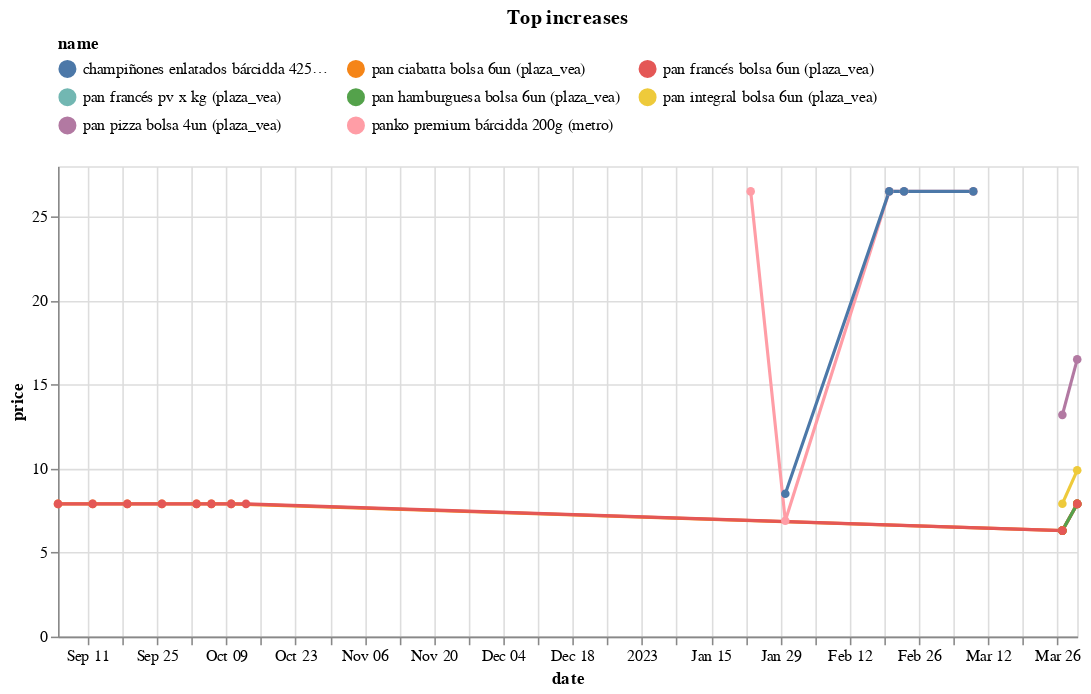

This figure's notebook cell:
### Code cell
(top_changes
 .sort_values('change')
 .tail(10)
 .loc[:, ['store','sku']]
 .merge(df, on=['store','sku'])
 .pipe(alt.Chart)
 .mark_line(point=True)
 .encode(x='date', y='price', color='name', tooltip=['name','price'])
 .properties(width=650, title='Top increases')
 .configure_legend(orient='top', columns=3)
)

### Figure 1 — Vega-Lite specification as saved in the notebook (floating-point values rounded to 4 significant figures)
{"config": {"view": {"continuousWidth": 400, "continuousHeight": 300}, "legend": {"columns": 3, "orient": "top"}}, "data": {"name": "data-0d23aa32cfa0ade7912bc117dad4445c"}, "mark": {"type": "line", "point": true}, "encoding": {"color": {"field": "name", "type": "nominal"}, "tooltip": [{"field": "name", "type": "nominal"}, {"field": "price", "type": "quantitative"}], "x": {"field": "date", "type": "temporal"}, "y": {"field": "price", "type": "quantitative"}}, "title": "Top increases", "width": 650, "$schema": "https://vega.github.io/schema/vega-lite/v4.17.0.json", "datasets": {"data-0d23aa32cfa0ade7912bc117dad4445c": [{"store": "plaza_vea", "sku": 10712551, "brand": "PLAZA VEA", "uri": "https://www.plazavea.com.pe/pan-frances-pv-x-kg/p", "name": "pan francés pv x kg (plaza_vea)", "price": 7.9, "category": "https://www.plazavea.com.pe/panaderia-y-pasteleria", "date": "2023-03-30T00:00:00"}, {"store": "plaza_vea", "sku": 10712551, "brand": "PLAZA VEA", "uri": "https://www.plazavea.com.pe/pan-frances-pv-x-kg/p", "name": "pan francés pv x kg (plaza_vea)", "price": 6.32, "category": "https://www.plazavea.com.pe/panaderia-y-pasteleria", "date": "2023-03-27T00:00:00"}, {"store": "plaza_vea", "sku": 9818, "brand": "PLAZA VEA", "uri": "https://www.plazavea.com.pe/pan-pizza/p", "name": "pan pizza bolsa 4un (plaza_vea)", "price": 16.5, "category": "https://www.plazavea.com.pe/panaderia-y-pasteleria", "date": "2023-03-30T00:00:00"}, {"store": "plaza_vea", "sku": 9818, "brand": "PLAZA VEA", "uri": "https://www.plazavea.com.pe/pan-pizza/p", "name": "pan pizza bolsa 4un (plaza_vea)", "price": 13.2, "category": "https://www.plazavea.com.pe/panaderia-y-pasteleria", "date": "2023-03-27T00:00:00"}, {"store": "plaza_vea", "sku": 9762, "brand": "PLAZA VEA", "uri": "https://www.plazavea.com.pe/pan-integral/p", "name": "pan integral bolsa 6un (plaza_vea)", "price": 9.9, "category": "https://www.plazavea.com.pe/panaderia-y-pasteleria", "date": "2023-03-30T00:00:00"}, {"store": "plaza_vea", "sku": 9762, "brand": "PLAZA VEA", "uri": "https://www.plazavea.com.pe/pan-integral/p", "name": "pan integral bolsa 6un (plaza_vea)", "price": 7.91, "category": "https://www.plazavea.com.pe/panaderia-y-pasteleria", "date": "2023-03-27T00:00:00"}, {"store": "plaza_vea", "sku": 10310, "brand": "PLAZA VEA", "uri": "https://www.plazavea.com.pe/pan-ciabatta-bolsa-6un/p", "name": "pan ciabatta bolsa 6un (plaza_vea)", "price": 7.9, "category": "https://www.plazavea.com.pe/panaderia-y-pasteleria", "date": "2023-03-30T00:00:00"}, {"store": "plaza_vea", "sku": 10310, "brand": "PLAZA VEA", "uri": "https://www.plazavea.com.pe/pan-ciabatta-bolsa-6un/p", "name": "pan ciabatta bolsa 6un (plaza_vea)", "price": 6.31, "category": "https://www.plazavea.com.pe/panaderia-y-pasteleria", "date": "2023-03-27T00:00:00"}, {"store": "plaza_vea", "sku": 10728, "brand": "PLAZA VEA", "uri": "https://www.plazavea.com.pe/pan-frances-bolsa-6un/p", "name": "pan francés bolsa 6un (plaza_vea)", "price": 7.9, "category": "https://www.plazavea.com.pe/panaderia-y-pasteleria", "date": "2023-03-30T00:00:00"}, {"store": "plaza_vea", "sku": 10728, "brand": "PLAZA VEA", "uri": "https://www.plazavea.com.pe/pan-frances-bolsa-6un/p", "name": "pan francés bolsa 6un (plaza_vea)", "price": 6.31, "category": "https://www.plazavea.com.pe/panaderia-y-pasteleria", "date": "2023-03-27T00:00:00"}, {"store": "plaza_vea", "sku": 11242, "brand": "PLAZA VEA", "uri": "https://www.plazavea.com.pe/pan-hamburguesa/p", "name": "pan hamburguesa bolsa 6un (plaza_vea)", "price": 7.9, "category": "https://www.plazavea.com.pe/panaderia-y-pasteleria", "date": "2023-03-30T00:00:00"}, {"store": "plaza_vea", "sku": 11242, "brand": "PLAZA VEA", "uri": "https://www.plazavea.com.pe/pan-hamburguesa/p", "name": "pan hamburguesa bolsa 6un (plaza_vea)", "price": 6.31, "category": "https://www.plazavea.com.pe/panaderia-y-pasteleria", "date": "2023-03-27T00:00:00"}, {"store": "plaza_vea", "sku": 16815, "brand": "PLAZA VEA", "uri": "https://www.plazavea.com.pe/pan-ciabatta/p", "name": "pan ciabatta bolsa 6un (plaza_vea)", "price": 7.9, "category": "https://www.plazavea.com.pe/panaderia-y-pasteleria", "date": "2022-09-12T00:00:00"}, {"store": "plaza_vea", "sku": 16815, "brand": "PLAZA VEA", "uri": "https://www.plazavea.com.pe/pan-ciabatta/p", "name": "pan ciabatta bolsa 6un (plaza_vea)", "price": 7.9, "category": "https://www.plazavea.com.pe/panaderia-y-pasteleria", "date": "2023-03-30T00:00:00"}, {"store": "plaza_vea", "sku": 16815, "brand": "PLAZA VEA", "uri": "https://www.plazavea.com.pe/pan-ciabatta/p", "name": "pan ciabatta bolsa 6un (plaza_vea)", "price": 7.9, "category": "https://www.plazavea.com.pe/panaderia-y-pasteleria", "date": "2022-10-06T00:00:00"}, {"store": "plaza_vea", "sku": 16815, "brand": "PLAZA VEA", "uri": "https://www.plazavea.com.pe/pan-ciabatta/p", "name": "pan ciabatta bolsa 6un (plaza_vea)", "price": 6.31, "category": "https://www.plazavea.com.pe/panaderia-y-pasteleria", "date": "2023-03-27T00:00:00"}, {"store": "plaza_vea", "sku": 16815, "brand": "PLAZA VEA", "uri": "https://www.plazavea.com.pe/pan-ciabatta/p", "name": "pan ciabatta bolsa 6un (plaza_vea)", "price": 7.9, "category": "https://www.plazavea.com.pe/panaderia-y-pasteleria", "date": "2022-10-10T00:00:00"}, {"store": "plaza_vea", "sku": 16815, "brand": "PLAZA VEA", "uri": "https://www.plazavea.com.pe/pan-ciabatta/p", "name": "pan ciabatta bolsa 6un (plaza_vea)", "price": 7.9, "category": "https://www.plazavea.com.pe/panaderia-y-pasteleria", "date": "2022-09-05T00:00:00"}, {"store": "plaza_vea", "sku": 16815, "brand": "PLAZA VEA", "uri": "https://www.plazavea.com.pe/pan-ciabatta/p", "name": "pan ciabatta bolsa 6un (plaza_vea)", "price": 7.9, "category": "https://www.plazavea.com.pe/panaderia-y-pasteleria", "date": "2022-09-19T00:00:00"}, {"store": "plaza_vea", "sku": 16815, "brand": "PLAZA VEA", "uri": "https://www.plazavea.com.pe/pan-ciabatta/p", "name": "pan ciabatta bolsa 6un (plaza_vea)", "price": 7.9, "category": "https://www.plazavea.com.pe/panaderia-y-pasteleria", "date": "2022-10-03T00:00:00"}, {"store": "plaza_vea", "sku": 16815, "brand": "PLAZA VEA", "uri": "https://www.plazavea.com.pe/pan-ciabatta/p", "name": "pan ciabatta bolsa 6un (plaza_vea)", "price": 7.9, "category": "https://www.plazavea.com.pe/panaderia-y-pasteleria", "date": "2022-09-26T00:00:00"}, {"store": "plaza_vea", "sku": 16823, "brand": "PLAZA VEA", "uri": "https://www.plazavea.com.pe/pan-frances/p", "name": "pan francés bolsa 6un (plaza_vea)", "price": 7.9, "category": "https://www.plazavea.com.pe/panaderia-y-pasteleria", "date": "2022-09-12T00:00:00"}, {"store": "plaza_vea", "sku": 16823, "brand": "PLAZA VEA", "uri": "https://www.plazavea.com.pe/pan-frances/p", "name": "pan francés bolsa 6un (plaza_vea)", "price": 7.9, "category": "https://www.plazavea.com.pe/panaderia-y-pasteleria", "date": "2023-03-30T00:00:00"}, {"store": "plaza_vea", "sku": 16823, "brand": "PLAZA VEA", "uri": "https://www.plazavea.com.pe/pan-frances/p", "name": "pan francés bolsa 6un (plaza_vea)", "price": 7.9, "category": "https://www.plazavea.com.pe/panaderia-y-pasteleria", "date": "2022-10-06T00:00:00"}, {"store": "plaza_vea", "sku": 16823, "brand": "PLAZA VEA", "uri": "https://www.plazavea.com.pe/pan-frances/p", "name": "pan francés bolsa 6un (plaza_vea)", "price": 6.31, "category": "https://www.plazavea.com.pe/panaderia-y-pasteleria", "date": "2023-03-27T00:00:00"}, {"store": "plaza_vea", "sku": 16823, "brand": "PLAZA VEA", "uri": "https://www.plazavea.com.pe/pan-frances/p", "name": "pan francés bolsa 6un (plaza_vea)", "price": 7.9, "category": "https://www.plazavea.com.pe/panaderia-y-pasteleria", "date": "2022-10-10T00:00:00"}, {"store": "plaza_vea", "sku": 16823, "brand": "PLAZA VEA", "uri": "https://www.plazavea.com.pe/pan-frances/p", "name": "pan francés bolsa 6un (plaza_vea)", "price": 7.9, "category": "https://www.plazavea.com.pe/panaderia-y-pasteleria", "date": "2022-09-05T00:00:00"}, {"store": "plaza_vea", "sku": 16823, "brand": "PLAZA VEA", "uri": "https://www.plazavea.com.pe/pan-frances/p", "name": "pan francés bolsa 6un (plaza_vea)", "price": 7.9, "category": "https://www.plazavea.com.pe/panaderia-y-pasteleria", "date": "2022-09-19T00:00:00"}, {"store": "plaza_vea", "sku": 16823, "brand": "PLAZA VEA", "uri": "https://www.plazavea.com.pe/pan-frances/p", "name": "pan francés bolsa 6un (plaza_vea)", "price": 7.9, "category": "https://www.plazavea.com.pe/panaderia-y-pasteleria", "date": "2022-10-13T00:00:00"}, {"store": "plaza_vea", "sku": 16823, "brand": "PLAZA VEA", "uri": "https://www.plazavea.com.pe/pan-frances/p", "name": "pan francés bolsa 6un (plaza_vea)", "price": 7.9, "category": "https://www.plazavea.com.pe/panaderia-y-pasteleria", "date": "2022-10-03T00:00:00"}, {"store": "plaza_vea", "sku": 16823, "brand": "PLAZA VEA", "uri": "https://www.plazavea.com.pe/pan-frances/p", "name": "pan francés bolsa 6un (plaza_vea)", "price": 7.9, "category": "https://www.plazavea.com.pe/panaderia-y-pasteleria", "date": "2022-09-26T00:00:00"}, {"store": "metro", "sku": 1017226, "brand": "Bárcidda", "uri": "https://www.metro.pe/panko-premium-barcidda-200g-981119/p", "name": "panko premium bárcidda 200g (metro)", "price": 6.9, "category": "https://www.metro.pe/abarrotes/condimentos-vinagres-y-comida-instantanea/salsas-y-bases-instantaneas", "date": "2023-01-30T00:00:00"}, {"store": "metro", "sku": 1017226, "brand": "Bárcidda", "uri": "https://www.metro.pe/panko-premium-barcidda-200g-981119/p", "name": "panko premium bárcidda 200g (metro)", "price": 26.5, "category": "https://www.metro.pe/abarrotes/condimentos-vinagres-y-comida-instantanea/salsas-y-bases-instantaneas", "date": "2023-02-23T00:00:00"}, {"store": "metro", "sku": 1017226, "brand": "Bárcidda", "uri": "https://www.metro.pe/panko-premium-barcidda-200g-981119/p", "name": "panko premium bárcidda 200g (metro)", "price": 26.5, "category": "https://www.metro.pe/abarrotes/condimentos-vinagres-y-comida-instantanea/salsas-y-bases-instantaneas", "date": "2023-01-23T00:00:00"}, {"store": "metro", "sku": 1017226, "brand": "Bárcidda", "uri": "https://www.metro.pe/panko-premium-barcidda-200g-981119/p", "name": "panko premium bárcidda 200g (metro)", "price": 26.5, "category": "https://www.metro.pe/abarrotes/condimentos-vinagres-y-comida-instantanea/salsas-y-bases-instantaneas", "date": "2023-03-09T00:00:00"}, {"store": "metro", "sku": 1017226, "brand": "Bárcidda", "uri": "https://www.metro.pe/panko-premium-barcidda-200g-981119/p", "name": "panko premium bárcidda 200g (metro)", "price": 26.5, "category": "https://www.metro.pe/abarrotes/condimentos-vinagres-y-comida-instantanea/salsas-y-bases-instantaneas", "date": "2023-02-20T00:00:00"}, {"store": "metro", "sku": 1017225, "brand": "Bárcidda", "uri": "https://www.metro.pe/champinones-enlatados-barcidda-425g-981118/p", "name": "champiñones enlatados bárcidda 425g (metro)", "price": 8.5, "category": "https://www.metro.pe/abarrotes/alimentos-en-conserva/vegetales-en-conserva", "date": "2023-01-30T00:00:00"}, {"store": "metro", "sku": 1017225, "brand": "Bárcidda", "uri": "https://www.metro.pe/champinones-enlatados-barcidda-425g-981118/p", "name": "champiñones enlatados bárcidda 425g (metro)", "price": 26.5, "category": "https://www.metro.pe/abarrotes/alimentos-en-conserva/vegetales-en-conserva", "date": "2023-02-23T00:00:00"}, {"store": "metro", "sku": 1017225, "brand": "Bárcidda", "uri": "https://www.metro.pe/champinones-enlatados-barcidda-425g-981118/p", "name": "champiñones enlatados bárcidda 425g (metro)", "price": 26.5, "category": "https://www.metro.pe/abarrotes/alimentos-en-conserva/vegetales-en-conserva", "date": "2023-03-09T00:00:00"}, {"store": "metro", "sku": 1017225, "brand": "Bárcidda", "uri": "https://www.metro.pe/champinones-enlatados-barcidda-425g-981118/p", "name": "champiñones enlatados bárcidda 425g (metro)", "price": 26.5, "category": "https://www.metro.pe/abarrotes/alimentos-en-conserva/vegetales-en-conserva", "date": "2023-02-20T00:00:00"}]}}
